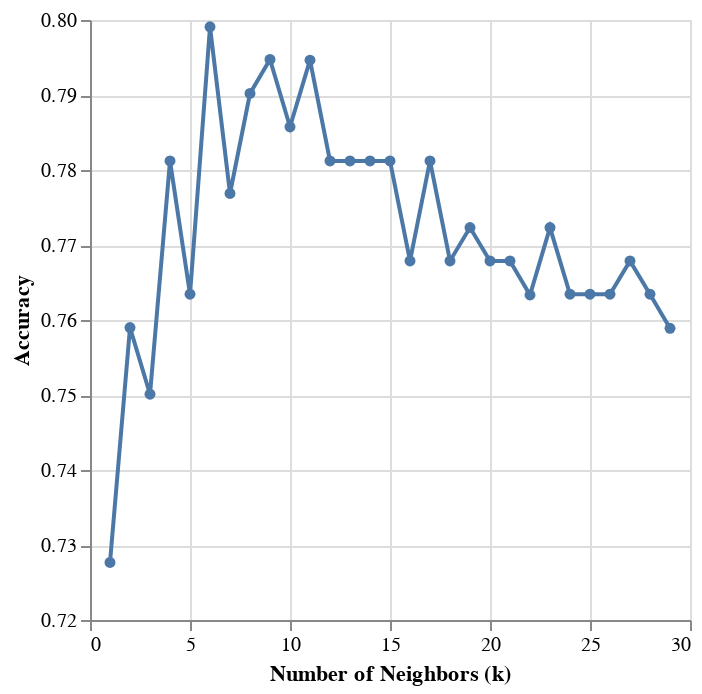

This figure's notebook cell:
### Code cell
np.random.seed(2000)

# your code here
param_grid = {'n_neighbors': range(1, 30, 1)}
knn = KNeighborsClassifier()
grid_search = GridSearchCV(estimator=knn, param_grid=param_grid, cv=5, return_train_score=True, n_jobs=-1)
grid_search.fit(X, y)
cv_results_df = pd.DataFrame(grid_search.cv_results_)

cross_val_plot = alt.Chart(cv_results_df).mark_line(point=True).encode(
    x = alt.X("param_n_neighbors", title="Number of Neighbors (k)"),
    y = alt.Y("mean_test_score", title ="Accuracy").scale(zero=False)
)
cross_val_plot

### Figure 1 — Vega-Lite specification as saved in the notebook (floating-point values rounded to 4 significant figures)
{"config": {"view": {"continuousWidth": 300, "continuousHeight": 300}}, "data": {"name": "data-fc7bff6d3c362c6f1a3005232204d12c"}, "mark": {"type": "line", "point": true}, "encoding": {"x": {"field": "param_n_neighbors", "title": "Number of Neighbors (k)", "type": "quantitative"}, "y": {"field": "mean_test_score", "scale": {"zero": false}, "title": "Accuracy", "type": "quantitative"}}, "$schema": "https://vega.github.io/schema/vega-lite/v5.16.3.json", "datasets": {"data-fc7bff6d3c362c6f1a3005232204d12c": [{"mean_fit_time": 0.003368, "std_fit_time": 0.002721, "mean_score_time": 0.006729, "std_score_time": 0.003763, "param_n_neighbors": 1, "params": {"n_neighbors": 1}, "split0_test_score": 0.7778, "split1_test_score": 0.7111, "split2_test_score": 0.7111, "split3_test_score": 0.7111, "split4_test_score": 0.7273, "mean_test_score": 0.7277, "std_test_score": 0.02582, "rank_test_score": 29, "split0_train_score": 0.8883, "split1_train_score": 0.8994, "split2_train_score": 0.9218, "split3_train_score": 0.8994, "split4_train_score": 0.8944, "mean_train_score": 0.9007, "std_train_score": 0.01133}, {"mean_fit_time": 0.002426, "std_fit_time": 0.00313, "mean_score_time": 0.006727, "std_score_time": 0.003506, "param_n_neighbors": 2, "params": {"n_neighbors": 2}, "split0_test_score": 0.7778, "split1_test_score": 0.7333, "split2_test_score": 0.7556, "split3_test_score": 0.7556, "split4_test_score": 0.7727, "mean_test_score": 0.759, "std_test_score": 0.01564, "rank_test_score": 26, "split0_train_score": 0.8547, "split1_train_score": 0.8324, "split2_train_score": 0.8603, "split3_train_score": 0.8547, "split4_train_score": 0.8333, "mean_train_score": 0.8471, "std_train_score": 0.01181}, {"mean_fit_time": 0.004254, "std_fit_time": 0.003059, "mean_score_time": 0.01439, "std_score_time": 0.01198, "param_n_neighbors": 3, "params": {"n_neighbors": 3}, "split0_test_score": 0.7556, "split1_test_score": 0.7778, "split2_test_score": 0.7556, "split3_test_score": 0.6889, "split4_test_score": 0.7727, "mean_test_score": 0.7501, "std_test_score": 0.03189, "rank_test_score": 28, "split0_train_score": 0.8492, "split1_train_score": 0.8492, "split2_train_score": 0.8547, "split3_train_score": 0.8436, "split4_train_score": 0.8556, "mean_train_score": 0.8504, "std_train_score": 0.004362}, {"mean_fit_time": 0.002111, "std_fit_time": 0.001295, "mean_score_time": 0.005466, "std_score_time": 0.003926, "param_n_neighbors": 4, "params": {"n_neighbors": 4}, "split0_test_score": 0.7556, "split1_test_score": 0.8222, "split2_test_score": 0.7778, "split3_test_score": 0.7778, "split4_test_score": 0.7727, "mean_test_score": 0.7812, "std_test_score": 0.02207, "rank_test_score": 6, "split0_train_score": 0.8324, "split1_train_score": 0.8324, "split2_train_score": 0.8436, "split3_train_score": 0.8045, "split4_train_score": 0.85, "mean_train_score": 0.8326, "std_train_score": 0.01559}, {"mean_fit_time": 0.005113, "std_fit_time": 0.004177, "mean_score_time": 0.008269, "std_score_time": 0.005619, "param_n_neighbors": 5, "params": {"n_neighbors": 5}, "split0_test_score": 0.7333, "split1_test_score": 0.8, "split2_test_score": 0.7556, "split3_test_score": 0.7556, "split4_test_score": 0.7727, "mean_test_score": 0.7634, "std_test_score": 0.02215, "rank_test_score": 20, "split0_train_score": 0.8436, "split1_train_score": 0.8268, "split2_train_score": 0.8268, "split3_train_score": 0.8156, "split4_train_score": 0.8444, "mean_train_score": 0.8315, "std_train_score": 0.01103}, {"mean_fit_time": 0.002123, "std_fit_time": 0.002724, "mean_score_time": 0.01343, "std_score_time": 0.01031, "param_n_neighbors": 6, "params": {"n_neighbors": 6}, "split0_test_score": 0.7778, "split1_test_score": 0.8222, "split2_test_score": 0.8, "split3_test_score": 0.8, "split4_test_score": 0.7955, "mean_test_score": 0.7991, "std_test_score": 0.01417, "rank_test_score": 1, "split0_train_score": 0.8212, "split1_train_score": 0.8156, "split2_train_score": 0.8212, "split3_train_score": 0.8045, "split4_train_score": 0.8167, "mean_train_score": 0.8158, "std_train_score": 0.006134}, {"mean_fit_time": 0.001766, "std_fit_time": 0.002057, "mean_score_time": 0.007012, "std_score_time": 0.003726, "param_n_neighbors": 7, "params": {"n_neighbors": 7}, "split0_test_score": 0.7333, "split1_test_score": 0.8222, "split2_test_score": 0.7778, "split3_test_score": 0.7556, "split4_test_score": 0.7955, "mean_test_score": 0.7769, "std_test_score": 0.03083, "rank_test_score": 12, "split0_train_score": 0.838, "split1_train_score": 0.8156, "split2_train_score": 0.8324, "split3_train_score": 0.7933, "split4_train_score": 0.8167, "mean_train_score": 0.8192, "std_train_score": 0.0156}, {"mean_fit_time": 0.004759, "std_fit_time": 0.004142, "mean_score_time": 0.01228, "std_score_time": 0.01418, "param_n_neighbors": 8, "params": {"n_neighbors": 8}, "split0_test_score": 0.7778, "split1_test_score": 0.8222, "split2_test_score": 0.7778, "split3_test_score": 0.7778, "split4_test_score": 0.7955, "mean_test_score": 0.7902, "std_test_score": 0.01741, "rank_test_score": 4, "split0_train_score": 0.8212, "split1_train_score": 0.8101, "split2_train_score": 0.8156, "split3_train_score": 0.7933, "split4_train_score": 0.8111, "mean_train_score": 0.8103, "std_train_score": 0.009358}, {"mean_fit_time": 0.003656, "std_fit_time": 0.002002, "mean_score_time": 0.008035, "std_score_time": 0.004438, "param_n_neighbors": 9, "params": {"n_neighbors": 9}, "split0_test_score": 0.7778, "split1_test_score": 0.8444, "split2_test_score": 0.7778, "split3_test_score": 0.7556, "split4_test_score": 0.8182, "mean_test_score": 0.7947, "std_test_score": 0.03203, "rank_test_score": 2, "split0_train_score": 0.8324, "split1_train_score": 0.8045, "split2_train_score": 0.8212, "split3_train_score": 0.8045, "split4_train_score": 0.8111, "mean_train_score": 0.8147, "std_train_score": 0.01075}, {"mean_fit_time": 0.002535, "std_fit_time": 0.003109, "mean_score_time": 0.007371, "std_score_time": 0.001936, "param_n_neighbors": 10, "params": {"n_neighbors": 10}, "split0_test_score": 0.7556, "split1_test_score": 0.8, "split2_test_score": 0.8, "split3_test_score": 0.7778, "split4_test_score": 0.7955, "mean_test_score": 0.7858, "std_test_score": 0.01718, "rank_test_score": 5, "split0_train_score": 0.8324, "split1_train_score": 0.7821, "split2_train_score": 0.8045, "split3_train_score": 0.8045, "split4_train_score": 0.8056, "mean_train_score": 0.8058, "std_train_score": 0.01595}, {"mean_fit_time": 0.0006373, "std_fit_time": 0.001275, "mean_score_time": 0.01516, "std_score_time": 0.007045, "param_n_neighbors": 11, "params": {"n_neighbors": 11}, "split0_test_score": 0.7556, "split1_test_score": 0.8444, "split2_test_score": 0.8, "split3_test_score": 0.7778, "split4_test_score": 0.7955, "mean_test_score": 0.7946, "std_test_score": 0.0294, "rank_test_score": 3, "split0_train_score": 0.838, "split1_train_score": 0.7821, "split2_train_score": 0.7989, "split3_train_score": 0.8156, "split4_train_score": 0.8111, "mean_train_score": 0.8091, "std_train_score": 0.01851}, {"mean_fit_time": 0.002722, "std_fit_time": 0.005444, "mean_score_time": 0.009971, "std_score_time": 0.001814, "param_n_neighbors": 12, "params": {"n_neighbors": 12}, "split0_test_score": 0.7333, "split1_test_score": 0.8222, "split2_test_score": 0.8, "split3_test_score": 0.7778, "split4_test_score": 0.7727, "mean_test_score": 0.7812, "std_test_score": 0.0297, "rank_test_score": 10, "split0_train_score": 0.8101, "split1_train_score": 0.8045, "split2_train_score": 0.7989, "split3_train_score": 0.8045, "split4_train_score": 0.8111, "mean_train_score": 0.8058, "std_train_score": 0.004421}, {"mean_fit_time": 0.001103, "std_fit_time": 0.002206, "mean_score_time": 0.01182, "std_score_time": 0.005119, "param_n_neighbors": 13, "params": {"n_neighbors": 13}, "split0_test_score": 0.7111, "split1_test_score": 0.8444, "split2_test_score": 0.8222, "split3_test_score": 0.7556, "split4_test_score": 0.7727, "mean_test_score": 0.7812, "std_test_score": 0.04759, "rank_test_score": 6, "split0_train_score": 0.8156, "split1_train_score": 0.8045, "split2_train_score": 0.7989, "split3_train_score": 0.8101, "split4_train_score": 0.8111, "mean_train_score": 0.808, "std_train_score": 0.005795}, {"mean_fit_time": 0.0007951, "std_fit_time": 0.001062, "mean_score_time": 0.01555, "std_score_time": 0.0108, "param_n_neighbors": 14, "params": {"n_neighbors": 14}, "split0_test_score": 0.7556, "split1_test_score": 0.7778, "split2_test_score": 0.8222, "split3_test_score": 0.7778, "split4_test_score": 0.7727, "mean_test_score": 0.7812, "std_test_score": 0.02207, "rank_test_score": 10, "split0_train_score": 0.8156, "split1_train_score": 0.7821, "split2_train_score": 0.7877, "split3_train_score": 0.8101, "split4_train_score": 0.8056, "mean_train_score": 0.8002, "std_train_score": 0.01302}, {"mean_fit_time": 0.003121, "std_fit_time": 0.004087, "mean_score_time": 0.01446, "std_score_time": 0.01337, "param_n_neighbors": 15, "params": {"n_neighbors": 15}, "split0_test_score": 0.7556, "split1_test_score": 0.8222, "split2_test_score": 0.8, "split3_test_score": 0.7556, "split4_test_score": 0.7727, "mean_test_score": 0.7812, "std_test_score": 0.02617, "rank_test_score": 6, "split0_train_score": 0.8212, "split1_train_score": 0.7709, "split2_train_score": 0.7933, "split3_train_score": 0.8045, "split4_train_score": 0.8, "mean_train_score": 0.798, "std_train_score": 0.01637}, {"mean_fit_time": 0.008154, "std_fit_time": 0.00201, "mean_score_time": 0.005479, "std_score_time": 0.002665, "param_n_neighbors": 16, "params": {"n_neighbors": 16}, "split0_test_score": 0.7333, "split1_test_score": 0.7778, "split2_test_score": 0.8, "split3_test_score": 0.7556, "split4_test_score": 0.7727, "mean_test_score": 0.7679, "std_test_score": 0.02235, "rank_test_score": 16, "split0_train_score": 0.8101, "split1_train_score": 0.7821, "split2_train_score": 0.7821, "split3_train_score": 0.8045, "split4_train_score": 0.7944, "mean_train_score": 0.7946, "std_train_score": 0.01138}, {"mean_fit_time": 0.007712, "std_fit_time": 0.01022, "mean_score_time": 0.01229, "std_score_time": 0.009739, "param_n_neighbors": 17, "params": {"n_neighbors": 17}, "split0_test_score": 0.7778, "split1_test_score": 0.8, "split2_test_score": 0.8, "split3_test_score": 0.7556, "split4_test_score": 0.7727, "mean_test_score": 0.7812, "std_test_score": 0.01702, "rank_test_score": 6, "split0_train_score": 0.8101, "split1_train_score": 0.7821, "split2_train_score": 0.7877, "split3_train_score": 0.8045, "split4_train_score": 0.7944, "mean_train_score": 0.7958, "std_train_score": 0.01032}, {"mean_fit_time": 0.006854, "std_fit_time": 0.006087, "mean_score_time": 0.00826, "std_score_time": 0.01006, "param_n_neighbors": 18, "params": {"n_neighbors": 18}, "split0_test_score": 0.7333, "split1_test_score": 0.7778, "split2_test_score": 0.8, "split3_test_score": 0.7556, "split4_test_score": 0.7727, "mean_test_score": 0.7679, "std_test_score": 0.02235, "rank_test_score": 16, "split0_train_score": 0.7989, "split1_train_score": 0.7765, "split2_train_score": 0.7877, "split3_train_score": 0.7933, "split4_train_score": 0.7889, "mean_train_score": 0.7891, "std_train_score": 0.007391}, {"mean_fit_time": 0.006348, "std_fit_time": 0.002154, "mean_score_time": 0.00534, "std_score_time": 0.003444, "param_n_neighbors": 19, "params": {"n_neighbors": 19}, "split0_test_score": 0.7556, "split1_test_score": 0.7778, "split2_test_score": 0.8, "split3_test_score": 0.7556, "split4_test_score": 0.7727, "mean_test_score": 0.7723, "std_test_score": 0.01648, "rank_test_score": 14, "split0_train_score": 0.7989, "split1_train_score": 0.7765, "split2_train_score": 0.7933, "split3_train_score": 0.7933, "split4_train_score": 0.8, "mean_train_score": 0.7924, "std_train_score": 0.008403}, {"mean_fit_time": 0.0009177, "std_fit_time": 0.001835, "mean_score_time": 0.01092, "std_score_time": 0.001634, "param_n_neighbors": 20, "params": {"n_neighbors": 20}, "split0_test_score": 0.7333, "split1_test_score": 0.7778, "split2_test_score": 0.8, "split3_test_score": 0.7556, "split4_test_score": 0.7727, "mean_test_score": 0.7679, "std_test_score": 0.02235, "rank_test_score": 16, "split0_train_score": 0.7989, "split1_train_score": 0.7765, "split2_train_score": 0.7821, "split3_train_score": 0.7933, "split4_train_score": 0.7722, "mean_train_score": 0.7846, "std_train_score": 0.01004}, {"mean_fit_time": 0.002208, "std_fit_time": 0.004416, "mean_score_time": 0.01207, "std_score_time": 0.007759, "param_n_neighbors": 21, "params": {"n_neighbors": 21}, "split0_test_score": 0.7333, "split1_test_score": 0.7778, "split2_test_score": 0.8, "split3_test_score": 0.7556, "split4_test_score": 0.7727, "mean_test_score": 0.7679, "std_test_score": 0.02235, "rank_test_score": 16, "split0_train_score": 0.7989, "split1_train_score": 0.7765, "split2_train_score": 0.7877, "split3_train_score": 0.7933, "split4_train_score": 0.7722, "mean_train_score": 0.7857, "std_train_score": 0.01001}, {"mean_fit_time": 0.002195, "std_fit_time": 0.003009, "mean_score_time": 0.0104, "std_score_time": 0.00349, "param_n_neighbors": 22, "params": {"n_neighbors": 22}, "split0_test_score": 0.7333, "split1_test_score": 0.7778, "split2_test_score": 0.8, "split3_test_score": 0.7556, "split4_test_score": 0.75, "mean_test_score": 0.7633, "std_test_score": 0.0232, "rank_test_score": 25, "split0_train_score": 0.7765, "split1_train_score": 0.7765, "split2_train_score": 0.7598, "split3_train_score": 0.7933, "split4_train_score": 0.7778, "mean_train_score": 0.7768, "std_train_score": 0.01061}, {"mean_fit_time": 0.001593, "std_fit_time": 0.001951, "mean_score_time": 0.007322, "std_score_time": 0.005177, "param_n_neighbors": 23, "params": {"n_neighbors": 23}, "split0_test_score": 0.7556, "split1_test_score": 0.8, "split2_test_score": 0.7778, "split3_test_score": 0.7556, "split4_test_score": 0.7727, "mean_test_score": 0.7723, "std_test_score": 0.01648, "rank_test_score": 13, "split0_train_score": 0.7933, "split1_train_score": 0.7821, "split2_train_score": 0.7877, "split3_train_score": 0.7933, "split4_train_score": 0.7722, "mean_train_score": 0.7857, "std_train_score": 0.007923}, {"mean_fit_time": 0.001799, "std_fit_time": 0.002229, "mean_score_time": 0.006053, "std_score_time": 0.005048, "param_n_neighbors": 24, "params": {"n_neighbors": 24}, "split0_test_score": 0.7333, "split1_test_score": 0.8, "split2_test_score": 0.8, "split3_test_score": 0.7111, "split4_test_score": 0.7727, "mean_test_score": 0.7634, "std_test_score": 0.03579, "rank_test_score": 20, "split0_train_score": 0.7765, "split1_train_score": 0.7765, "split2_train_score": 0.7598, "split3_train_score": 0.7821, "split4_train_score": 0.7667, "mean_train_score": 0.7723, "std_train_score": 0.008012}, {"mean_fit_time": 0.003185, "std_fit_time": 0.002249, "mean_score_time": 0.005046, "std_score_time": 0.003011, "param_n_neighbors": 25, "params": {"n_neighbors": 25}, "split0_test_score": 0.7333, "split1_test_score": 0.8, "split2_test_score": 0.8, "split3_test_score": 0.7111, "split4_test_score": 0.7727, "mean_test_score": 0.7634, "std_test_score": 0.03579, "rank_test_score": 20, "split0_train_score": 0.7765, "split1_train_score": 0.7709, "split2_train_score": 0.7598, "split3_train_score": 0.7821, "split4_train_score": 0.7667, "mean_train_score": 0.7712, "std_train_score": 0.007732}, {"mean_fit_time": 0.003308, "std_fit_time": 0.00347, "mean_score_time": 0.008381, "std_score_time": 0.004973, "param_n_neighbors": 26, "params": {"n_neighbors": 26}, "split0_test_score": 0.7333, "split1_test_score": 0.8, "split2_test_score": 0.8, "split3_test_score": 0.7111, "split4_test_score": 0.7727, "mean_test_score": 0.7634, "std_test_score": 0.03579, "rank_test_score": 20, "split0_train_score": 0.7765, "split1_train_score": 0.7821, "split2_train_score": 0.7598, "split3_train_score": 0.7821, "split4_train_score": 0.7667, "mean_train_score": 0.7734, "std_train_score": 0.008865}, {"mean_fit_time": 0.002544, "std_fit_time": 0.003422, "mean_score_time": 0.008493, "std_score_time": 0.004458, "param_n_neighbors": 27, "params": {"n_neighbors": 27}, "split0_test_score": 0.7556, "split1_test_score": 0.8, "split2_test_score": 0.8, "split3_test_score": 0.7111, "split4_test_score": 0.7727, "mean_test_score": 0.7679, "std_test_score": 0.03305, "rank_test_score": 15, "split0_train_score": 0.7933, "split1_train_score": 0.7709, "split2_train_score": 0.7598, "split3_train_score": 0.7821, "split4_train_score": 0.7667, "mean_train_score": 0.7746, "std_train_score": 0.01185}, {"mean_fit_time": 0.004245, "std_fit_time": 0.005207, "mean_score_time": 0.005432, "std_score_time": 0.005162, "param_n_neighbors": 28, "params": {"n_neighbors": 28}, "split0_test_score": 0.7333, "split1_test_score": 0.8, "split2_test_score": 0.8, "split3_test_score": 0.7111, "split4_test_score": 0.7727, "mean_test_score": 0.7634, "std_test_score": 0.03579, "rank_test_score": 20, "split0_train_score": 0.7765, "split1_train_score": 0.7654, "split2_train_score": 0.7598, "split3_train_score": 0.7821, "split4_train_score": 0.7667, "mean_train_score": 0.7701, "std_train_score": 0.008084}, {"mean_fit_time": 0.003033, "std_fit_time": 0.003739, "mean_score_time": 0.006408, "std_score_time": 0.00446, "param_n_neighbors": 29, "params": {"n_neighbors": 29}, "split0_test_score": 0.7333, "split1_test_score": 0.8, "split2_test_score": 0.8, "split3_test_score": 0.7111, "split4_test_score": 0.75, "mean_test_score": 0.7589, "std_test_score": 0.03576, "rank_test_score": 27, "split0_train_score": 0.7765, "split1_train_score": 0.7709, "split2_train_score": 0.7598, "split3_train_score": 0.7821, "split4_train_score": 0.7722, "mean_train_score": 0.7723, "std_train_score": 0.007391}]}}
